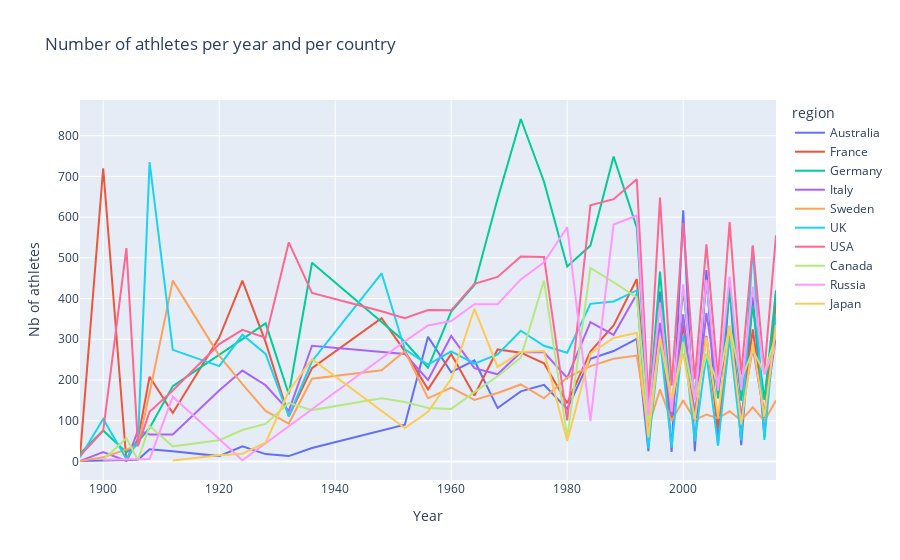

Source (notebook cell):
### Code cell
# we create a filter to keep only the top 10 countries
fig = px.line(athletes_per_country[athletes_per_country['region'].isin(top_10_countries.index)], x="Year", y="Nb of athletes", color="region", title="Number of athletes per year and per country")
fig.show()

### Figure 1 — Plotly figure (JSON) as saved in the notebook; plotly's stock layout.template omitted (floating-point values rounded to 4 significant figures)
{"data": [{"hovertemplate": "region=Australia<br>Year=%{x}<br>Nb of athletes=%{y}<extra></extra>", "legendgroup": "Australia", "line": {"color": "#636efa", "dash": "solid"}, "marker": {"symbol": "circle"}, "mode": "lines", "name": "Australia", "orientation": "v", "showlegend": true, "type": "scatter", "x": [1896, 1900, 1904, 1906, 1908, 1912, 1920, 1924, 1928, 1932, 1936, 1948, 1952, 1956, 1960, 1964, 1968, 1972, 1976, 1980, 1984, 1988, 1992, 1994, 1996, 1998, 2000, 2002, 2004, 2006, 2008, 2010, 2012, 2014, 2016], "xaxis": "x", "y": [1, 2, 2, 4, 30, 25, 13, 37, 18, 13, 33, 75, 90, 306, 219, 248, 131, 172, 188, 129, 252, 271, 301, 25, 417, 23, 617, 25, 470, 40, 432, 40, 405, 60, 420], "yaxis": "y"}, {"hovertemplate": "region=France<br>Year=%{x}<br>Nb of athletes=%{y}<extra></extra>", "legendgroup": "France", "line": {"color": "#EF553B", "dash": "solid"}, "marker": {"symbol": "circle"}, "mode": "lines", "name": "France", "orientation": "v", "showlegend": true, "type": "scatter", "x": [1896, 1900, 1904, 1906, 1908, 1912, 1920, 1924, 1928, 1932, 1936, 1948, 1952, 1956, 1960, 1964, 1968, 1972, 1976, 1980, 1984, 1988, 1992, 1994, 1996, 1998, 2000, 2002, 2004, 2006, 2008, 2010, 2012, 2014, 2016], "xaxis": "x", "y": [12, 720, 1, 56, 208, 119, 304, 444, 293, 111, 229, 352, 271, 177, 264, 162, 275, 267, 241, 143, 270, 334, 448, 98, 299, 106, 336, 114, 308, 82, 309, 104, 324, 107, 392], "yaxis": "y"}, {"hovertemplate": "region=Germany<br>Year=%{x}<br>Nb of athletes=%{y}<extra></extra>", "legendgroup": "Germany", "line": {"color": "#00cc96", "dash": "solid"}, "marker": {"symbol": "circle"}, "mode": "lines", "name": "Germany", "orientation": "v", "showlegend": true, "type": "scatter", "x": [1896, 1900, 1904, 1906, 1908, 1912, 1928, 1932, 1936, 1952, 1956, 1960, 1964, 1968, 1972, 1976, 1980, 1984, 1988, 1992, 1994, 1996, 1998, 2000, 2002, 2004, 2006, 2008, 2010, 2012, 2014, 2016], "xaxis": "x", "y": [19, 76, 22, 49, 82, 185, 339, 165, 488, 294, 230, 368, 433, 645, 841, 687, 479, 530, 749, 574, 112, 466, 125, 422, 157, 441, 155, 420, 149, 383, 151, 418], "yaxis": "y"}, {"hovertemplate": "region=Italy<br>Year=%{x}<br>Nb of athletes=%{y}<extra></extra>", "legendgroup": "Italy", "line": {"color": "#ab63fa", "dash": "solid"}, "marker": {"symbol": "circle"}, "mode": "lines", "name": "Italy", "orientation": "v", "showlegend": true, "type": "scatter", "x": [1896, 1900, 1904, 1906, 1908, 1912, 1920, 1924, 1928, 1932, 1936, 1948, 1952, 1956, 1960, 1964, 1968, 1972, 1976, 1980, 1984, 1988, 1992, 1994, 1996, 1998, 2000, 2002, 2004, 2006, 2008, 2010, 2012, 2014, 2016], "xaxis": "x", "y": [1, 23, 1, 76, 66, 66, 174, 223, 187, 124, 284, 269, 264, 200, 308, 229, 214, 268, 268, 205, 342, 311, 411, 104, 340, 113, 361, 109, 364, 179, 333, 109, 281, 110, 309], "yaxis": "y"}, {"hovertemplate": "region=Sweden<br>Year=%{x}<br>Nb of athletes=%{y}<extra></extra>", "legendgroup": "Sweden", "line": {"color": "#FFA15A", "dash": "solid"}, "marker": {"symbol": "circle"}, "mode": "lines", "name": "Sweden", "orientation": "v", "showlegend": true, "type": "scatter", "x": [1896, 1900, 1906, 1908, 1912, 1920, 1924, 1928, 1932, 1936, 1948, 1952, 1956, 1960, 1964, 1968, 1972, 1976, 1980, 1984, 1988, 1992, 1994, 1996, 1998, 2000, 2002, 2004, 2006, 2008, 2010, 2012, 2014, 2016], "xaxis": "x", "y": [1, 10, 39, 168, 444, 260, 190, 124, 93, 203, 224, 271, 155, 181, 151, 168, 189, 155, 206, 234, 252, 260, 84, 177, 99, 150, 102, 115, 106, 123, 101, 133, 99, 150], "yaxis": "y"}, {"hovertemplate": "region=UK<br>Year=%{x}<br>Nb of athletes=%{y}<extra></extra>", "legendgroup": "UK", "line": {"color": "#19d3f3", "dash": "solid"}, "marker": {"symbol": "circle"}, "mode": "lines", "name": "UK", "orientation": "v", "showlegend": true, "type": "scatter", "x": [1896, 1900, 1904, 1906, 1908, 1912, 1920, 1924, 1928, 1932, 1936, 1948, 1952, 1956, 1960, 1964, 1968, 1972, 1976, 1980, 1984, 1988, 1992, 1994, 1996, 1998, 2000, 2002, 2004, 2006, 2008, 2010, 2012, 2014, 2016], "xaxis": "x", "y": [10, 104, 6, 48, 735, 274, 234, 311, 264, 111, 246, 462, 275, 238, 270, 240, 263, 321, 284, 267, 387, 393, 420, 32, 300, 34, 310, 49, 264, 39, 304, 52, 530, 53, 360], "yaxis": "y"}, {"hovertemplate": "region=USA<br>Year=%{x}<br>Nb of athletes=%{y}<extra></extra>", "legendgroup": "USA", "line": {"color": "#FF6692", "dash": "solid"}, "marker": {"symbol": "circle"}, "mode": "lines", "name": "USA", "orientation": "v", "showlegend": true, "type": "scatter", "x": [1896, 1900, 1904, 1906, 1908, 1912, 1920, 1924, 1928, 1932, 1936, 1948, 1952, 1956, 1960, 1964, 1968, 1972, 1976, 1980, 1984, 1988, 1992, 1994, 1996, 1998, 2000, 2002, 2004, 2006, 2008, 2010, 2012, 2014, 2016], "xaxis": "x", "y": [14, 75, 524, 38, 122, 174, 288, 323, 304, 538, 414, 369, 352, 372, 371, 436, 453, 503, 502, 101, 629, 644, 693, 148, 648, 186, 586, 202, 533, 204, 588, 212, 530, 222, 555], "yaxis": "y"}, {"hovertemplate": "region=Canada<br>Year=%{x}<br>Nb of athletes=%{y}<extra></extra>", "legendgroup": "Canada", "line": {"color": "#B6E880", "dash": "solid"}, "marker": {"symbol": "circle"}, "mode": "lines", "name": "Canada", "orientation": "v", "showlegend": true, "type": "scatter", "x": [1900, 1904, 1906, 1908, 1912, 1920, 1924, 1928, 1932, 1936, 1948, 1952, 1956, 1960, 1964, 1968, 1972, 1976, 1980, 1984, 1988, 1992, 1994, 1996, 1998, 2000, 2002, 2004, 2006, 2008, 2010, 2012, 2014, 2016], "xaxis": "x", "y": [4, 57, 3, 87, 37, 52, 77, 92, 144, 126, 155, 146, 131, 129, 170, 209, 255, 444, 59, 475, 440, 403, 95, 303, 144, 294, 150, 262, 191, 332, 201, 273, 217, 310], "yaxis": "y"}, {"hovertemplate": "region=Russia<br>Year=%{x}<br>Nb of athletes=%{y}<extra></extra>", "legendgroup": "Russia", "line": {"color": "#FF97FF", "dash": "solid"}, "marker": {"symbol": "circle"}, "mode": "lines", "name": "Russia", "orientation": "v", "showlegend": true, "type": "scatter", "x": [1900, 1908, 1912, 1924, 1952, 1956, 1960, 1964, 1968, 1972, 1976, 1980, 1984, 1988, 1992, 1994, 1996, 1998, 2000, 2002, 2004, 2006, 2008, 2010, 2012, 2014, 2016], "xaxis": "x", "y": [4, 6, 159, 3, 295, 334, 345, 386, 386, 447, 489, 575, 99, 582, 604, 113, 390, 122, 435, 151, 446, 174, 454, 175, 429, 213, 284], "yaxis": "y"}, {"hovertemplate": "region=Japan<br>Year=%{x}<br>Nb of athletes=%{y}<extra></extra>", "legendgroup": "Japan", "line": {"color": "#FECB52", "dash": "solid"}, "marker": {"symbol": "circle"}, "mode": "lines", "name": "Japan", "orientation": "v", "showlegend": true, "type": "scatter", "x": [1912, 1920, 1924, 1928, 1932, 1936, 1952, 1956, 1960, 1964, 1968, 1972, 1976, 1980, 1984, 1988, 1992, 1994, 1996, 1998, 2000, 2002, 2004, 2006, 2008, 2010, 2012, 2014, 2016], "xaxis": "x", "y": [2, 15, 19, 46, 173, 251, 82, 122, 203, 375, 232, 269, 271, 50, 265, 303, 316, 59, 306, 156, 266, 103, 306, 110, 332, 91, 291, 109, 335], "yaxis": "y"}], "layout": {"legend": {"title": {"text": "region"}, "tracegroupgap": 0}, "title": {"text": "Number of athletes per year and per country"}, "xaxis": {"anchor": "y", "domain": [0, 1], "title": {"text": "Year"}}, "yaxis": {"anchor": "x", "domain": [0, 1], "title": {"text": "Nb of athletes"}}}}
